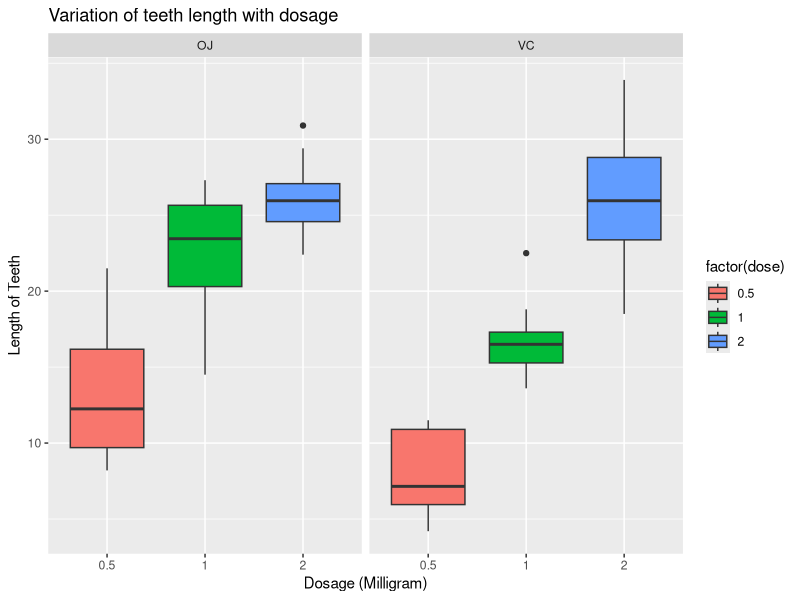

Reproduce this figure in R. (Note: this script raises an error after producing the figure.)
## ---- chunk 1
library(ggplot2)
library(datasets)
data(ToothGrowth)
str(ToothGrowth)
head(ToothGrowth)
## ---- chunk 2
plot <- ggplot(ToothGrowth, 
               aes(x=factor(dose),y=len,fill=factor(dose)))
plot + geom_boxplot(notch=F) + facet_grid(.~supp) +
     scale_x_discrete("Dosage (Milligram)") +   
     scale_y_continuous("Length of Teeth") +  
     ggtitle("Variation of teeth length with dosage")

## ---- chunk 3
ToothGrowth$dose <- as.factor(ToothGrowth$dose)
summary(ToothGrowth)
## ---- chunk 4
table(ToothGrowth$supp, ToothGrowth$dose)

## ---- chunk 5
supp.t1 <- t.test(len~supp, paired=F, var.equal=T, data=ToothGrowth)
supp.t2 <- t.test(len~supp, paired=F, var.equal=F, data=ToothGrowth)
supp.result <- data.frame("p-value"=c(supp.t1$p.value, supp.t2$p.value),
                          "Conf-Low"=c(supp.t1$conf[1],supp.t2$conf[1]),
                          "Conf-High"=c(supp.t1$conf[2],supp.t2$conf[2]),
                          row.names=c("Equal Var","Unequal Var"))
supp.result
